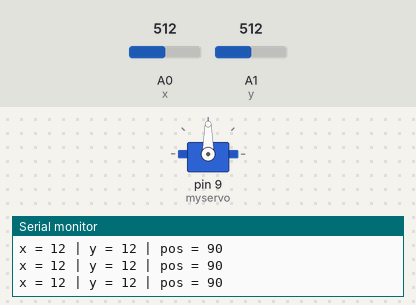
This sketch was run on a simulated Arduino Uno, built with avr-gcc and run on an emulated ATmega328P. Shown: servo, the last lines printed to the serial monitor. Inputs (shaded band) come from the test bench; at power-on: A0 (x) = 512, A1 (y) = 512.

Above: at 1.2 s.
1.3 s: A0 (x) set to 716
At 2.5 s:
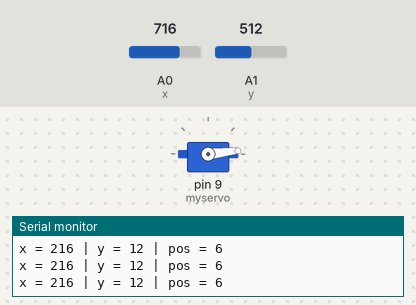
2.8 s: A1 (y) set to 900
At 4.0 s:
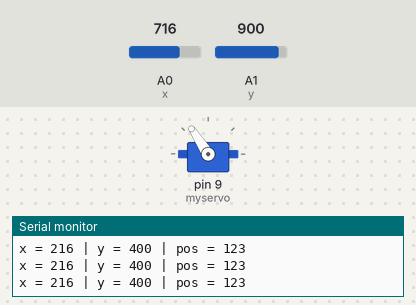
4.3 s: A0 (x) set to 511
At 5.2 s:
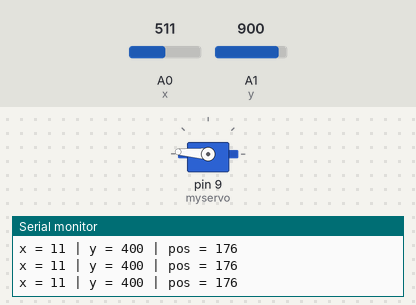
5.8 s: A0 (x) set to 509
At 6.8 s:
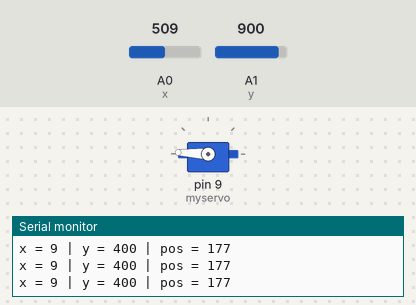
8.8 s: A1 (y) set to 511
At 9.5 s:
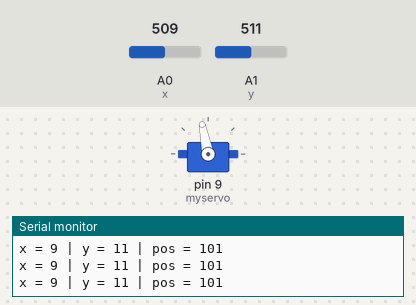
10.3 s: A0 (x) set to 306
At 11.1 s:
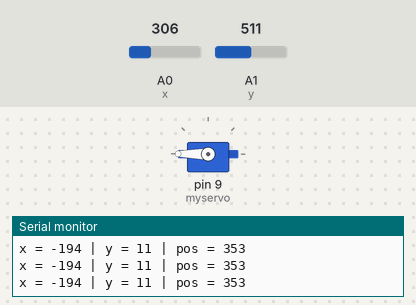
Timing chart, 0 to 12.8 s (numbered marks = the images above; inputs shaded):
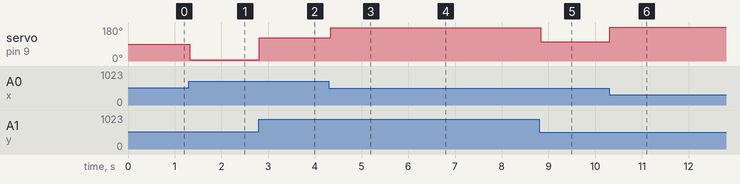

Measured:
- after the input at 1.3 s, servo on pin 9 (myservo): 90° → 6° at once
- after the input at 2.8 s, servo on pin 9 (myservo): 6° → 123° at once
- after the input at 4.3 s, servo on pin 9 (myservo): 123° → 176° at once
- after the input at 5.8 s, servo on pin 9 (myservo): 176° → 177° at once
- after the input at 8.8 s, servo on pin 9 (myservo): 177° → 101° at once
- after the input at 10.3 s, servo on pin 9 (myservo): 101° → 180° at once

The sketch:

Motor.ino
```cpp
//Zach Thomas
//HCDE 439: Physical Computing
//Winter 2019
//Assignment 5: Motors
#include <Servo.h>
#include <math.h>

Servo myservo; // Initializing a servo object

int pos = 0; // Initializing the position of the motor
double radian = 0; // Initializing the radians measurement

int x = A0; // Initializing the x value input pin
int y = A1; // Initializing the y value input pin
int xval = 0; // Initializing the x value
int yval = 0; // Initializing the y value

void setup() {
  Serial.begin(9600); // Begin the Serial measurment
  myservo.attach(9); // Attach the servo to pin 9
}

void loop() {
  xval = (double) analogRead(x) - 500; // Read in the x position and adjust it to be centered at zero
  yval = (double) analogRead(y) - 500; // Read in the y position and adjust it to be centered at zero

  radian = atan2(yval, xval); // Get the radian value by finding the Arc Tan of the x and y values
  if(radian > 0) { // check if the radian value is greater than zero
    pos = radian / 3.14159 * 360; // If so then compute degrees
  } else if (radian < 0) { // Check if the radian value is less tha zero
    pos = -radian / 3.14159 * 360; // If so then compute negative degrees
  } else {
    pos = 0; // Otherwise set the degrees to zero
  }

  myservo.write(pos); // Write the position to the motor

  //Print the values:
  Serial.print("x = ");
  Serial.print(xval);
  Serial.print(" | y = ");
  Serial.print(yval);
  Serial.print(" | pos = ");
  Serial.println(pos);
  Serial.println();
  delay(50);
}
```
